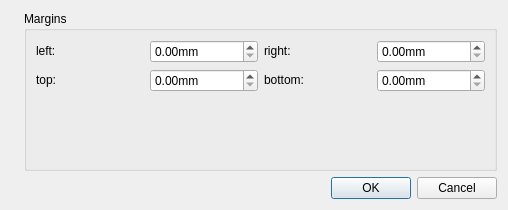
<ui version="4.0" >
 <class>BoxPropertiesBase</class>
 <widget class="QDialog" name="BoxPropertiesBase" >
  <property name="windowModality" >
   <enum>Qt::WindowModal</enum>
  </property>
  <property name="geometry" >
   <rect>
    <x>0</x>
    <y>0</y>
    <width>508</width>
    <height>210</height>
   </rect>
  </property>
  <property name="windowTitle" >
   <string>MuseScore: Frame Properties</string>
  </property>
  <layout class="QVBoxLayout" name="verticalLayout_2" >
   <item>
    <layout class="QHBoxLayout" name="horizontalLayout" >
     <item>
      <widget class="QLabel" name="label_5" >
       <property name="sizePolicy" >
        <sizepolicy vsizetype="Ignored" hsizetype="Fixed" >
         <horstretch>0</horstretch>
         <verstretch>0</verstretch>
        </sizepolicy>
       </property>
       <property name="text" >
        <string/>
       </property>
       <property name="pixmap" >
        <pixmap resource="mscore.qrc" >:/data/bg1.jpg</pixmap>
       </property>
      </widget>
     </item>
     <item>
      <layout class="QVBoxLayout" name="verticalLayout" >
       <item>
        <widget class="QGroupBox" name="groupBox" >
         <property name="title" >
          <string>Margins</string>
         </property>
         <property name="flat" >
          <bool>true</bool>
         </property>
         <layout class="QGridLayout" name="gridLayout" >
          <item row="0" column="0" >
           <widget class="QLabel" name="label" >
            <property name="sizePolicy" >
             <sizepolicy vsizetype="Fixed" hsizetype="Preferred" >
              <horstretch>0</horstretch>
              <verstretch>0</verstretch>
             </sizepolicy>
            </property>
            <property name="text" >
             <string>left:</string>
            </property>
           </widget>
          </item>
          <item row="0" column="4" >
           <widget class="QDoubleSpinBox" name="rightMargin" >
            <property name="sizePolicy" >
             <sizepolicy vsizetype="Fixed" hsizetype="Preferred" >
              <horstretch>0</horstretch>
              <verstretch>0</verstretch>
             </sizepolicy>
            </property>
            <property name="suffix" >
             <string>mm</string>
            </property>
            <property name="maximum" >
             <double>999.990000000000009</double>
            </property>
           </widget>
          </item>
          <item row="1" column="4" >
           <widget class="QDoubleSpinBox" name="bottomMargin" >
            <property name="sizePolicy" >
             <sizepolicy vsizetype="Fixed" hsizetype="Preferred" >
              <horstretch>0</horstretch>
              <verstretch>0</verstretch>
             </sizepolicy>
            </property>
            <property name="suffix" >
             <string>mm</string>
            </property>
            <property name="maximum" >
             <double>999.990000000000009</double>
            </property>
           </widget>
          </item>
          <item row="0" column="1" >
           <widget class="QDoubleSpinBox" name="leftMargin" >
            <property name="sizePolicy" >
             <sizepolicy vsizetype="Fixed" hsizetype="Preferred" >
              <horstretch>0</horstretch>
              <verstretch>0</verstretch>
             </sizepolicy>
            </property>
            <property name="suffix" >
             <string>mm</string>
            </property>
            <property name="maximum" >
             <double>999.990000000000009</double>
            </property>
           </widget>
          </item>
          <item row="0" column="2" >
           <widget class="QLabel" name="label_2" >
            <property name="sizePolicy" >
             <sizepolicy vsizetype="Fixed" hsizetype="Preferred" >
              <horstretch>0</horstretch>
              <verstretch>0</verstretch>
             </sizepolicy>
            </property>
            <property name="text" >
             <string>right:</string>
            </property>
           </widget>
          </item>
          <item row="1" column="1" >
           <widget class="QDoubleSpinBox" name="topMargin" >
            <property name="sizePolicy" >
             <sizepolicy vsizetype="Fixed" hsizetype="Preferred" >
              <horstretch>0</horstretch>
              <verstretch>0</verstretch>
             </sizepolicy>
            </property>
            <property name="suffix" >
             <string>mm</string>
            </property>
            <property name="maximum" >
             <double>999.990000000000009</double>
            </property>
           </widget>
          </item>
          <item row="1" column="2" >
           <widget class="QLabel" name="label_4" >
            <property name="sizePolicy" >
             <sizepolicy vsizetype="Fixed" hsizetype="Preferred" >
              <horstretch>0</horstretch>
              <verstretch>0</verstretch>
             </sizepolicy>
            </property>
            <property name="text" >
             <string>bottom:</string>
            </property>
           </widget>
          </item>
          <item row="1" column="0" >
           <widget class="QLabel" name="label_3" >
            <property name="sizePolicy" >
             <sizepolicy vsizetype="Fixed" hsizetype="Preferred" >
              <horstretch>0</horstretch>
              <verstretch>0</verstretch>
             </sizepolicy>
            </property>
            <property name="text" >
             <string>top:</string>
            </property>
           </widget>
          </item>
          <item row="2" column="1" >
           <spacer name="verticalSpacer" >
            <property name="orientation" >
             <enum>Qt::Vertical</enum>
            </property>
            <property name="sizeHint" stdset="0" >
             <size>
              <width>20</width>
              <height>40</height>
             </size>
            </property>
           </spacer>
          </item>
         </layout>
        </widget>
       </item>
       <item>
        <widget class="QDialogButtonBox" name="dialogButtonBox" >
         <property name="orientation" >
          <enum>Qt::Horizontal</enum>
         </property>
         <property name="standardButtons" >
          <set>QDialogButtonBox::Cancel|QDialogButtonBox::Ok</set>
         </property>
        </widget>
       </item>
      </layout>
     </item>
    </layout>
   </item>
  </layout>
 </widget>
 <resources>
  <include location="mscore.qrc" />
 </resources>
 <connections>
  <connection>
   <sender>dialogButtonBox</sender>
   <signal>accepted()</signal>
   <receiver>BoxPropertiesBase</receiver>
   <slot>accept()</slot>
   <hints>
    <hint type="sourcelabel" >
     <x>248</x>
     <y>254</y>
    </hint>
    <hint type="destinationlabel" >
     <x>157</x>
     <y>274</y>
    </hint>
   </hints>
  </connection>
  <connection>
   <sender>dialogButtonBox</sender>
   <signal>rejected()</signal>
   <receiver>BoxPropertiesBase</receiver>
   <slot>reject()</slot>
   <hints>
    <hint type="sourcelabel" >
     <x>316</x>
     <y>260</y>
    </hint>
    <hint type="destinationlabel" >
     <x>286</x>
     <y>274</y>
    </hint>
   </hints>
  </connection>
 </connections>
</ui>
